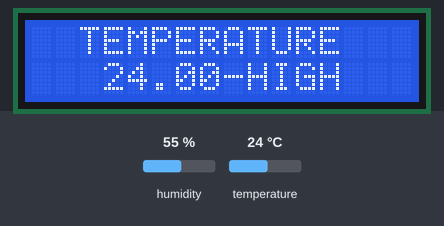
The sketch below on a simulated Arduino Uno, built with avr-gcc and run on an emulated ATmega328P. Parts: 16×2 character LCD. The inputs (shaded band) are chosen by the test bench; at power-on: humidity 55 %, temperature 24 °C. What the sketch prints to the serial monitor is not drawn.

Above: at 1.2 s.
1.3 s: humidity set to 52 %
At 7.1 s:
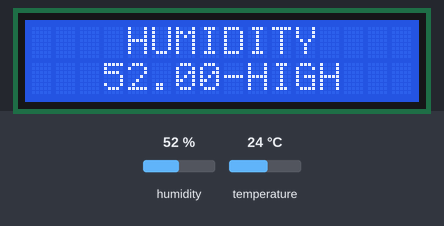
9.6 s: humidity set to 49 %
At 14.6 s:
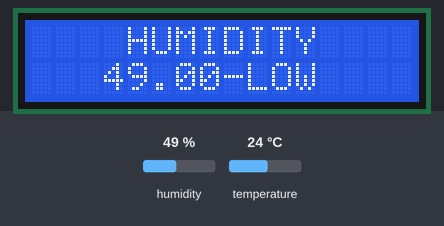
19.0 s: temperature set to 12 °C
At 21.0 s:
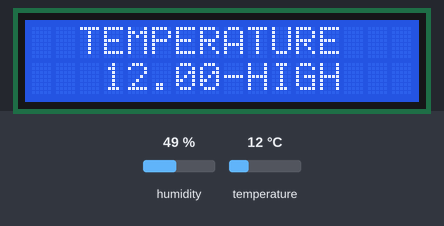
24.0 s: temperature set to 19 °C
At 24.7 s:
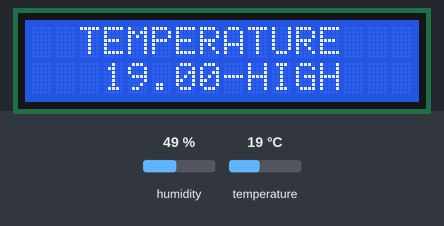
Timing chart, 0 to 27.0 s (numbered marks = the images above; inputs shaded):
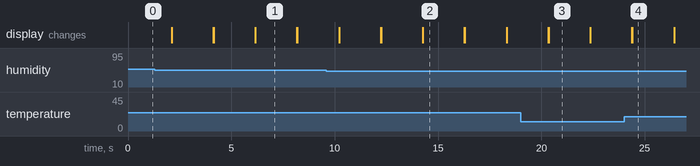

Measured:
- the behaviour switches between 51 and 50 % on humidity (found by bisection; images 1 and 2)
- after the input at 9.6 s, the display: first differs from a run without the input after 4.7 s (image 2)
- what the display in image 1 shows lasts 2.0 s, from 6.2 s to 8.2 s

The sketch:

sketch.ino
```cpp
//Abdullah Dedeoglu 20010011046 Nesnelerin Interneti Odev-1

#include <Wire.h>
#include <LiquidCrystal_I2C.h>
#include <DHT.h>
//DH22 sensoru ve LCD icin gerekli kutuphaneler

#define DHTPIN 2 //DHT sensorunu uygun pine bagliyor
#define DHTTYPE DHT22 //DHT sicaklik ve nem sensorunun tipi

//Nesnelerimi olusturdum
DHT dht(DHTPIN, DHTTYPE);
LiquidCrystal_I2C lcd(0x27, 16, 2);


void setup() {

  //DHT sensoru ve LCD'yi baslatiyorum
  Serial.begin(9600);

  lcd.init();
  lcd.backlight();

  dht.begin();


}

void loop() {

  //sicaklik ve nem degiskenlerimi tanitiyorum ve sensorden degerlerini aliyorum
  float temperature = dht.readTemperature();
  float humidity = dht.readHumidity();


  Serial.print("Temperature: ");
  Serial.print(temperature);
  Serial.print("°C || Humidity: ");
  Serial.print(humidity);
  Serial.print("%");

/*Sicaklik degeri ve eger sicaklik 0'dan kucukk ise "TEMPERATURE-LOW" mesaji
LCD'ye yaziliyor, aksi takdirde "TEMPERATURE-HIGH" mesaji LCD'ye yaziliyor*/
  if (temperature < 0) {

    lcd.setCursor(2,0);
    lcd.print("TEMPERATURE");
    lcd.setCursor(3,1);
    lcd.print(temperature);
    lcd.print("-LOW");

  } else {

    lcd.setCursor(2,0);
    lcd.print("TEMPERATURE");
    lcd.setCursor(3,1);
    lcd.print(temperature);
    lcd.print("-HIGH");

  }

  delay(2000);
  lcd.clear();

  /*Nem degeri ve eger nem 50'den kucuk esit ise "HUMIDITY-LOW" mesaji
  LCD'ye yaziliyor, aksi takdirde "HUMIDITY-HIGH" mesaji LCD'ye yaziliyor*/
  if (humidity <= 50) {

    lcd.setCursor(4,0);
    lcd.print("HUMIDITY");
    lcd.setCursor(3,1);
    lcd.print(humidity);
    lcd.print("-LOW");

  } else {

    lcd.setCursor(4,0);
    lcd.print("HUMIDITY");
    lcd.setCursor(3,1);
    lcd.print(humidity);
    lcd.print("-HIGH");

  }

  delay(2000);
  lcd.clear();


}
```
